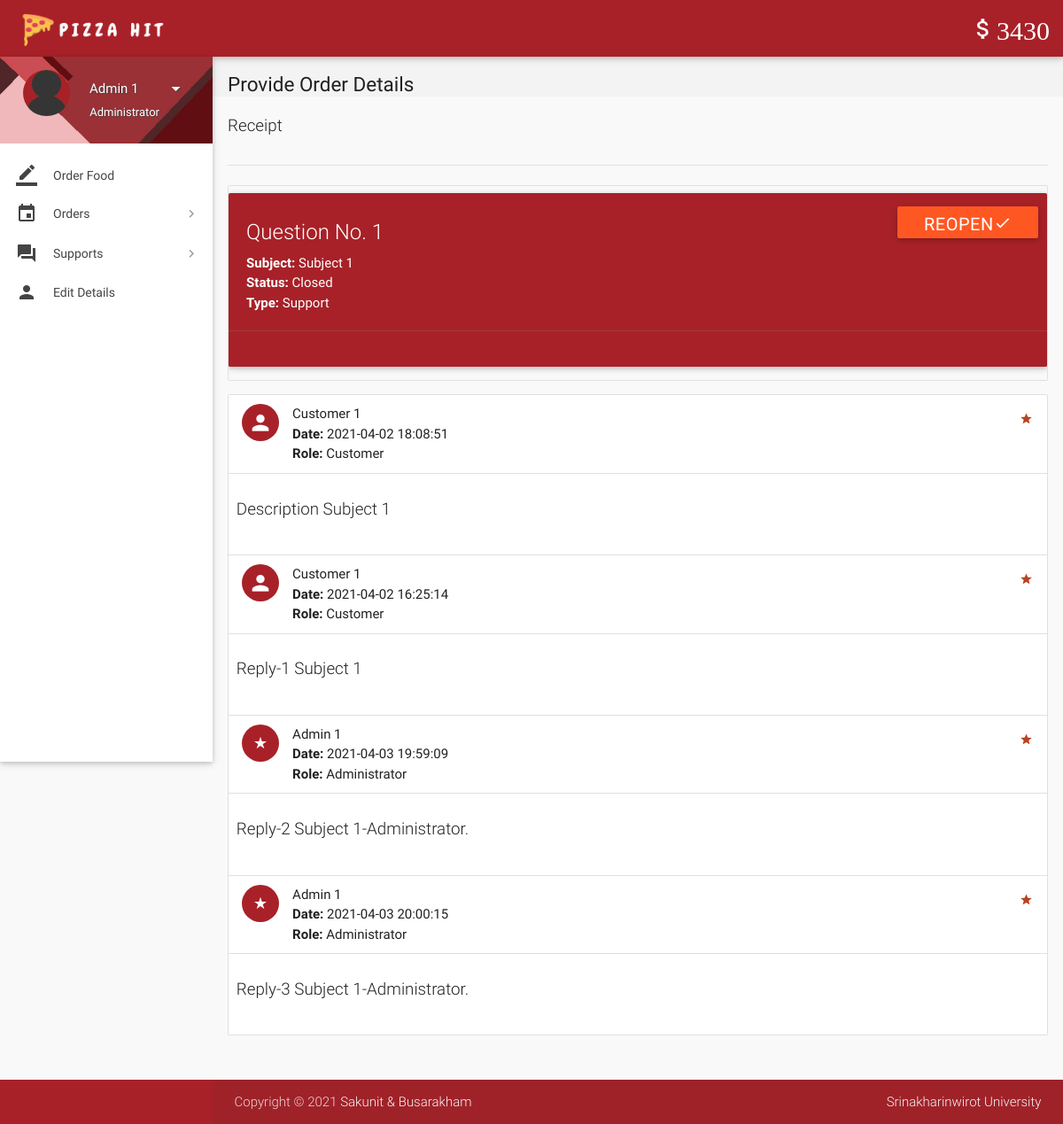
The app's page /view-support-admin.php?id=1 (signed in) with its own data.
### tables this page shows
CREATE TABLE `wallet_details` (
  `walldetail_id` int(11) NOT NULL,
  `wallet_id` int(11) NOT NULL,
  `number` varchar(16) NOT NULL,
  `cvv` int(3) NOT NULL,
  `balance` int(11) NOT NULL DEFAULT 2000
);

CREATE TABLE `supports` (
  `support_id` int(11) NOT NULL,
  `user_id` int(11) NOT NULL,
  `subject` varchar(100) NOT NULL,
  `description` varchar(3000) NOT NULL,
  `status` varchar(8) NOT NULL DEFAULT 'Open',
  `type` varchar(30) NOT NULL DEFAULT 'Others',
  `date` datetime NOT NULL DEFAULT current_timestamp(),
  `deleted` tinyint(4) NOT NULL DEFAULT 0
);

CREATE TABLE `support_details` (
  `supdetail_id` int(11) NOT NULL,
  `support_id` int(11) NOT NULL,
  `user_id` int(11) NOT NULL,
  `description` varchar(1000) NOT NULL,
  `date` datetime NOT NULL DEFAULT current_timestamp()
);

CREATE TABLE `users` (
  `user_id` int(11) NOT NULL,
  `role` varchar(15) NOT NULL DEFAULT 'Customer',
  `name` varchar(15) NOT NULL,
  `username` varchar(10) NOT NULL,
  `password` varchar(16) NOT NULL,
  `email` varchar(35) DEFAULT NULL,
  `address` varchar(300) DEFAULT NULL,
  `contact` bigint(11) NOT NULL,
  `verified` tinyint(1) NOT NULL DEFAULT 0,
  `deleted` tinyint(4) NOT NULL DEFAULT 0
);

### includes/wallet.php (called while the page is built)
<?php
$user_id=$_SESSION['user_id'];
$sql = mysqli_query($con, "SELECT * FROM wallets where user_id = $user_id");
try{
	while($row1 = mysqli_fetch_array($sql)){
	$wallet_id = $row1['wallet_id'];
	}
	$sql = mysqli_query($con, "SELECT * FROM wallet_details where wallet_id = $wallet_id");
	while($row1 = mysqli_fetch_array($sql)){
	$balance = $row1['balance'];
	}
}
catch (TypeError $e){
	header("location:login.php");
}
?>

### includes/connect.php (called while the page is built, shortened)
<?php
$name = $_SESSION['name'];
$role = $_SESSION['role'];
?>

### view-support-admin.php (the view, shortened to what this page needs)
<?php
include 'includes/connect.php';
include 'includes/wallet.php';
$continue=0;
if($_SESSION['admin_sid']==session_id())
{
		$support_id = $_GET['id'];
		$sql1 = "SELECT * FROM supports WHERE support_id = $support_id;";
		if(mysqli_num_rows(mysqli_query($con,$sql1))>0){
			$row  = $con->query($sql1)->fetch_assoc();
			$type = $row['type'];
			$subject = $row['subject'];
			$status = $row['status'];
			$continue=1;
		}
		else
			$continue = 0;
}
if($continue){
?>
<!DOCTYPE html>
<html lang="en">
<head>
  <link href="css/materialize.min.css" type="text/css" rel="stylesheet" media="screen,projection">
  <link href="css/style.min.css" type="text/css" rel="stylesheet" media="screen,projection">
  <link href="css/custom/custom.min.css" type="text/css" rel="stylesheet" media="screen,projection">
  <link href="js/plugins/perfect-scrollbar/perfect-scrollbar.css" type="text/css" rel="stylesheet" media="screen,projection">
</head>
<body>
  <header id="header" class="page-topbar">
        <div class="navbar-fixed">
            <nav class="navbar-color">
                <div class="nav-wrapper">
                    <ul class="left">
                      <li><h1 class="logo-wrapper"><a href="index.php" class="brand-logo darken-1"><img src="images/logo.png" alt="logo"></a> <span class="logo-text">Logo</span></h1></li>
                    </ul>
                    <ul class="right hide-on-med-and-down">
                        <li><a href="#" class="waves-effect waves-block waves-light"><i class="mdi-editor-attach-money"><?php echo $balance;?></i></a>
                        </li>
                    </ul>
                </div>
            </nav>
        </div>
  </header>
  <div id="main">
    <div class="wrapper">
      <aside id="left-sidebar-nav">
        <ul id="slide-out" class="side-nav fixed leftside-navigation">
            <li class="user-details cyan darken-2">
            <div class="row">
                <div class="col col s4 m4 l4">
                    <img src="images/avatar.jpg" alt="" class="circle responsive-img valign profile-image">
                </div>
                <div class="col col s8 m8 l8">
                    <a class="btn-flat dropdown-button waves-effect waves-light white-text profile-btn" href="#" data-activates="profile-dropdown"><?php echo $name;?> <i class="mdi-navigation-arrow-drop-down right"></i></a>
                    <p class="user-roal"><?php echo $role;?></p>
                </div>
            </div>
            </li>
            <li class="bold"><a href="index.php" class="waves-effect waves-cyan"><i class="mdi-editor-border-color"></i> Order Food</a>
            </li>
                <li class="no-padding">
                    <ul class="collapsible collapsible-accordion">
                        <li class="bold"><a class="collapsible-header waves-effect waves-cyan"><i class="mdi-editor-insert-invitation"></i> Orders</a>
                        </li>
                    </ul>
                </li>
                 <li class="no-padding">
                    <ul class="collapsible collapsible-accordion">
                        <li class="bold"><a class="collapsible-header waves-effect waves-cyan"><i class="mdi-action-question-answer"></i> Supports</a>
                        </li>
                    </ul>
                </li>
            <li class="bold"><a href="details.php" class="waves-effect waves-cyan"><i class="mdi-social-person"></i> Edit Details</a>
            </li>
        </ul>
        </aside>
      <section id="content">
        <div id="breadcrumbs-wrapper">
          <div class="container">
            <div class="row">
              <div class="col s12 m12 l12">
                <h5 class="breadcrumbs-title">Provide Order Details</h5>
              </div>
            </div>
          </div>
        </div>
        <div class="container">
          <p class="caption">Receipt</p>
          <div class="divider"></div>
<div class="section">
                                <?php
								echo '<ul id="task-card" class="collection with-header">
									<div id="card-alert" class="card cyan">
										<div class="card-content white-text">
										<span class="card-title white-text darken-1">Question No. '.$support_id.'</span>
										<p><strong>Subject: </strong>'.$subject.'</p>
										<p><strong>Status: </strong>'.$status.'</p>
										<p><strong>Type: </strong>'.$type.'</p>
										</div>
										<div class="card-action cyan">
										<form method="post" action="routers/support-status.php">
										<input type="hidden" name="support_id" value="'.$support_id.'">
										<input type="hidden" name="status" value="'.($status != 'Closed' ? 'Closed' : 'Open').'">
										<button class="waves-effect waves-light deep-orange btn white-text" type="submit" name="action">'
										.($status != 'Closed' ? 'Close<i class="mdi-navigation-close"></i>' : 'Reopen<i class="mdi-navigation-check"></i>').'
										</button>
										</form>
										</div>
									</div>
                                </ul>';
								echo '<ul id="issues-collection" class="collection">';
								$sql1 = mysqli_query($con, "SELECT * from support_details WHERE support_id = $support_id;");
								while($row1 = mysqli_fetch_array($sql1)){
									$sql2 = "SELECT * FROM users WHERE user_id = ".$row1['user_id'].";";
									if(mysqli_num_rows(mysqli_query($con,$sql2))>0){
										$row2  = $con->query($sql2)->fetch_assoc();
										$name = $row2['name'];
										$role1 = $row2['role'];
									}
								  echo '
								  <li class="collection-item avatar">
									  <i class="'.($role1=='Administrator' ? 'mdi-action-star-rate' : 'mdi-social-person').' cyan circle"></i>
									  <span class="collection-header"> '.$name.'</span>
									  <p><strong>Date:</strong> '.$row1['date'].'</p>
									  <p><strong>Role:</strong> '.$role1.'</p>
									  <a href="#" class="secondary-content">
									  <i class="mdi-action-grade"></i></a>
								  </li>
								  <li class="collection-item">
									  <div class="row">
									  <p class="caption">'.$row1['description'].'</p>
									  </div>
									  </li>';
								}
							  echo '</ul>';
								?>
          </div>
              </div>
            </div>
        </div>
  <footer class="page-footer">
    <div class="footer-copyright">
      <div class="container">
        <span>Copyright © 2021 <a class="grey-text text-lighten-4" href="mailto:sakunit.mlikz@g.swu.ac.th" target="_blank">Sakunit & </a>
        <a class="grey-text text-lighten-4" href="mailto:busarakham.lead@g.swu.ac.th" target="_blank">Busarakham</a></span>
        <span class="right"><a class="grey-text text-lighten-4" href="https://swu.ac.th/">Srinakharinwirot University</a></span>
        </div>
    </div>
  </footer>
</body>
</html>
<?php
	}
?>

### records on screen
wallet_details: balance "3430"
supports: subject "Subject 1", status "Closed", type "Support"
support_details: user.name "Customer 1", date "2021-04-02 18:08:51", user.role "Customer", description "Description Subject 1"
support_details: user.name "Customer 1", date "2021-04-02 16:25:14", user.role "Customer", description "Reply-1 Subject 1"
support_details: user.name "Admin 1", date "2021-04-03 19:59:09", user.role "Administrator", description "Reply-2 Subject 1-Administrator."
support_details: user.name "Admin 1", date "2021-04-03 20:00:15", user.role "Administrator", description "Reply-3 Subject 1-Administrator."

### other values on screen
$name "Admin 1"
$role "Administrator"
$support_id "1"
